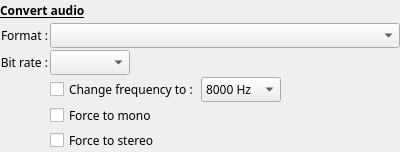
<?xml version="1.0" encoding="UTF-8"?>
<ui version="4.0">
 <class>wgt_JobConvertAudio</class>
 <widget class="QWidget" name="wgt_JobConvertAudio">
  <property name="geometry">
   <rect>
    <x>0</x>
    <y>0</y>
    <width>400</width>
    <height>152</height>
   </rect>
  </property>
  <property name="font">
   <font>
    <family>Sans Serif</family>
    <pointsize>9</pointsize>
   </font>
  </property>
  <property name="windowTitle">
   <string notr="true">Convert audio</string>
  </property>
  <layout class="QGridLayout" name="gridLayout">
   <property name="margin">
    <number>0</number>
   </property>
   <property name="spacing">
    <number>2</number>
   </property>
   <item row="0" column="0" colspan="2">
    <widget class="QLabel" name="label">
     <property name="font">
      <font>
       <weight>75</weight>
       <bold>true</bold>
       <underline>true</underline>
      </font>
     </property>
     <property name="text">
      <string>Convert audio</string>
     </property>
    </widget>
   </item>
   <item row="1" column="0">
    <widget class="QLabel" name="AudioFormatLabel">
     <property name="text">
      <string>Format :</string>
     </property>
     <property name="alignment">
      <set>Qt::AlignRight|Qt::AlignTrailing|Qt::AlignVCenter</set>
     </property>
    </widget>
   </item>
   <item row="1" column="1" colspan="2">
    <widget class="QComboBox" name="AudioFormatCB">
     <property name="sizePolicy">
      <sizepolicy hsizetype="Expanding" vsizetype="Fixed">
       <horstretch>0</horstretch>
       <verstretch>0</verstretch>
      </sizepolicy>
     </property>
     <property name="minimumSize">
      <size>
       <width>150</width>
       <height>0</height>
      </size>
     </property>
     <property name="toolTip">
      <string>Select the audio codec to use for the rendering.</string>
     </property>
    </widget>
   </item>
   <item row="2" column="0">
    <widget class="QLabel" name="AudioBitRateLabel">
     <property name="text">
      <string>Bit rate :</string>
     </property>
     <property name="alignment">
      <set>Qt::AlignRight|Qt::AlignTrailing|Qt::AlignVCenter</set>
     </property>
    </widget>
   </item>
   <item row="2" column="1">
    <widget class="QComboBox" name="AudioBitRateCB">
     <property name="minimumSize">
      <size>
       <width>80</width>
       <height>0</height>
      </size>
     </property>
     <property name="maximumSize">
      <size>
       <width>80</width>
       <height>16777215</height>
      </size>
     </property>
     <property name="toolTip">
      <string>Select the bit rate to use for audio during the rendering.</string>
     </property>
    </widget>
   </item>
   <item row="4" column="1">
    <widget class="QCheckBox" name="ForceToMonoCB">
     <property name="text">
      <string>Force to mono</string>
     </property>
    </widget>
   </item>
   <item row="5" column="1">
    <widget class="QCheckBox" name="ForceToStereoCB">
     <property name="text">
      <string>Force to stereo</string>
     </property>
    </widget>
   </item>
   <item row="0" column="2">
    <spacer name="horizontalSpacer">
     <property name="orientation">
      <enum>Qt::Horizontal</enum>
     </property>
     <property name="sizeHint" stdset="0">
      <size>
       <width>304</width>
       <height>20</height>
      </size>
     </property>
    </spacer>
   </item>
   <item row="3" column="1" colspan="2">
    <layout class="QHBoxLayout" name="horizontalLayout">
     <property name="spacing">
      <number>2</number>
     </property>
     <property name="margin">
      <number>0</number>
     </property>
     <item>
      <widget class="QCheckBox" name="ChAudioFreqCB">
       <property name="text">
        <string>Change frequency to :</string>
       </property>
      </widget>
     </item>
     <item>
      <widget class="QComboBox" name="AudioFreqCB">
       <property name="minimumSize">
        <size>
         <width>80</width>
         <height>0</height>
        </size>
       </property>
       <property name="maximumSize">
        <size>
         <width>80</width>
         <height>16777215</height>
        </size>
       </property>
       <property name="toolTip">
        <string>Select the bit rate to use for audio during the rendering.</string>
       </property>
       <item>
        <property name="text">
         <string notr="true">8000 Hz</string>
        </property>
       </item>
       <item>
        <property name="text">
         <string notr="true">11025 Hz</string>
        </property>
       </item>
       <item>
        <property name="text">
         <string notr="true">16000 HZ</string>
        </property>
       </item>
       <item>
        <property name="text">
         <string notr="true">22050 Hz</string>
        </property>
       </item>
       <item>
        <property name="text">
         <string notr="true">32000 Hz</string>
        </property>
       </item>
       <item>
        <property name="text">
         <string notr="true">44100 Hz</string>
        </property>
       </item>
       <item>
        <property name="text">
         <string notr="true">48000 Hz</string>
        </property>
       </item>
      </widget>
     </item>
     <item>
      <spacer name="horizontalSpacer_2">
       <property name="orientation">
        <enum>Qt::Horizontal</enum>
       </property>
       <property name="sizeHint" stdset="0">
        <size>
         <width>40</width>
         <height>20</height>
        </size>
       </property>
      </spacer>
     </item>
    </layout>
   </item>
  </layout>
 </widget>
 <resources/>
 <connections/>
</ui>
